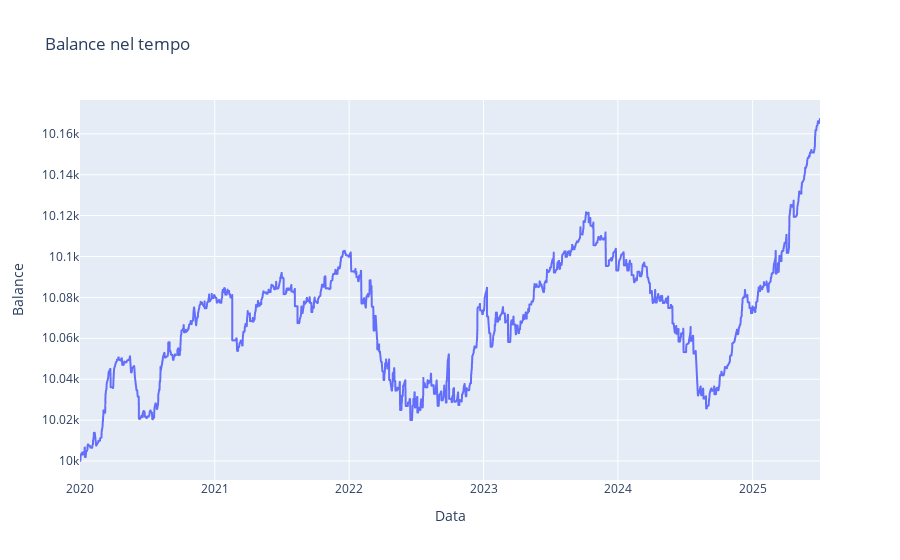

Notebook cell for this chart:
### Code cell
# Plot interattivo del balance
fig = px.line(df, x='<DATE>', y='<BALANCE>', title='Balance nel tempo', labels={'<DATE>': 'Data', '<BALANCE>': 'Balance'})
fig.show()

### Figure 1 — Plotly figure (JSON) as saved in the notebook; plotly's stock layout.template omitted (floating-point values rounded to 4 significant figures; data arrays with more than 128 entries replaced by an {"elided": "..."} marker saying what was removed)
{"data": [{"hovertemplate": "Data=%{x}<br>Balance=%{y}<extra></extra>", "legendgroup": "", "line": {"color": "#636efa", "dash": "solid"}, "marker": {"symbol": "circle"}, "mode": "lines", "name": "", "showlegend": false, "type": "scattergl", "x": {"elided": "2967 str values"}, "xaxis": "x", "y": {"elided": "2967 float values"}, "yaxis": "y"}], "layout": {"legend": {"tracegroupgap": 0}, "title": {"text": "Balance nel tempo"}, "xaxis": {"anchor": "y", "domain": [0, 1], "title": {"text": "Data"}}, "yaxis": {"anchor": "x", "domain": [0, 1], "title": {"text": "Balance"}}}}
